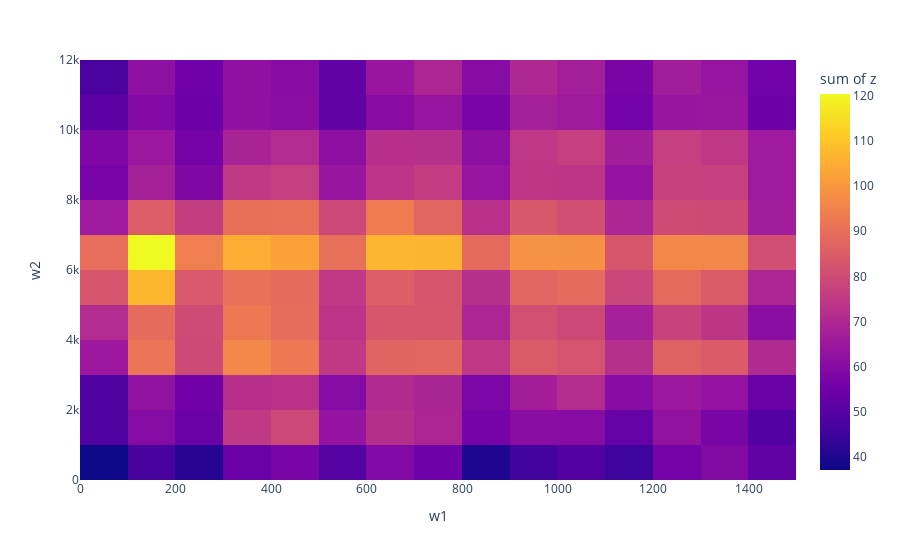

The code cell stored with this chart in its notebook:
### Code cell
import plotly.express as px
df = pd.DataFrame(dict(w1 = set_of_w1, w2 = set_of_w2, z = set_of_w_rs))
fig = px.density_heatmap(data_frame = df, x = 'w1', y = 'w2', z = 'z')
fig.show()

### Figure 1 — Plotly figure (JSON) as saved in the notebook; plotly's stock layout.template omitted (floating-point values rounded to 4 significant figures; data arrays with more than 128 entries replaced by an {"elided": "..."} marker saying what was removed)
{"data": [{"coloraxis": "coloraxis", "histfunc": "sum", "hovertemplate": "w1=%{x}<br>w2=%{y}<br>sum of z=%{z}<extra></extra>", "name": "", "type": "histogram2d", "x": {"elided": "9801 int values"}, "xaxis": "x", "xbingroup": "x", "y": {"elided": "9801 int values"}, "yaxis": "y", "ybingroup": "y", "z": {"elided": "9801 float values"}}], "layout": {"coloraxis": {"colorbar": {"title": {"text": "sum of z"}}, "colorscale": [[0, "#0d0887"], [0.1111, "#46039f"], [0.2222, "#7201a8"], [0.3333, "#9c179e"], [0.4444, "#bd3786"], [0.5556, "#d8576b"], [0.6667, "#ed7953"], [0.7778, "#fb9f3a"], [0.8889, "#fdca26"], [1, "#f0f921"]]}, "legend": {"tracegroupgap": 0}, "margin": {"t": 60}, "xaxis": {"anchor": "y", "domain": [0, 1], "title": {"text": "w1"}}, "yaxis": {"anchor": "x", "domain": [0, 1], "title": {"text": "w2"}}}}
